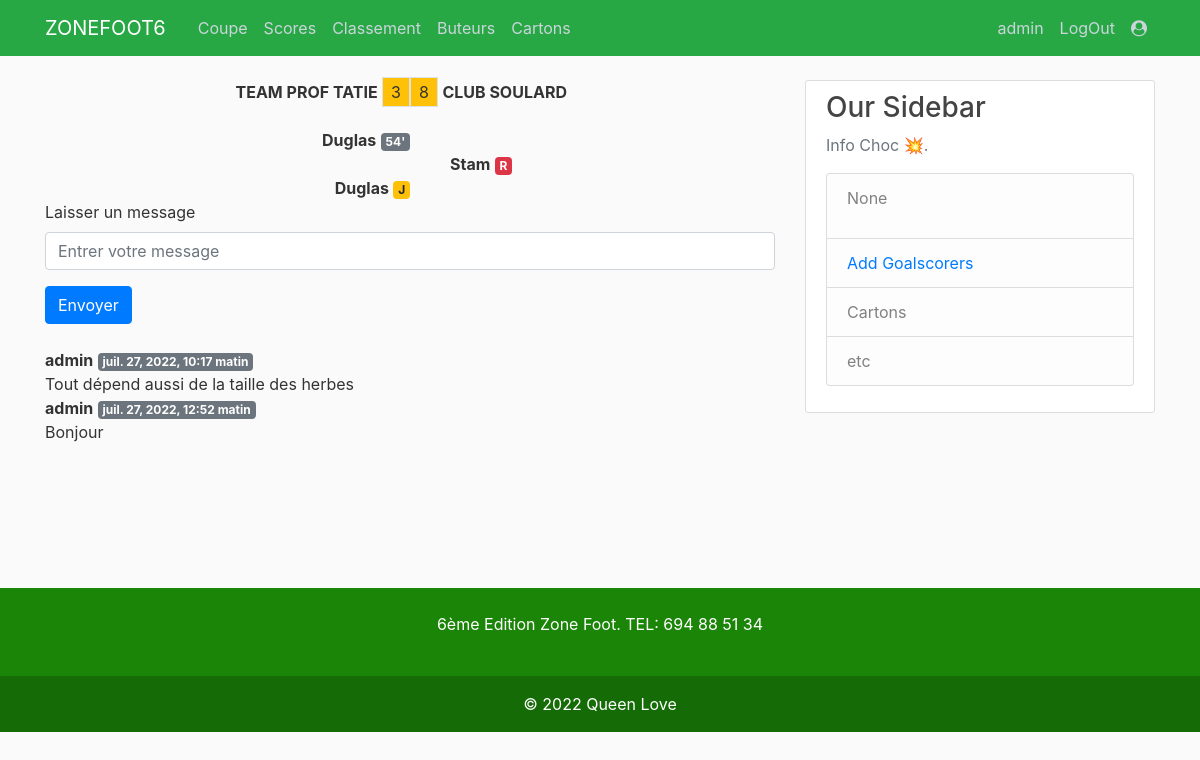
/fixture_detail/1/ (signed in), run on an earlier commit of the app's database.
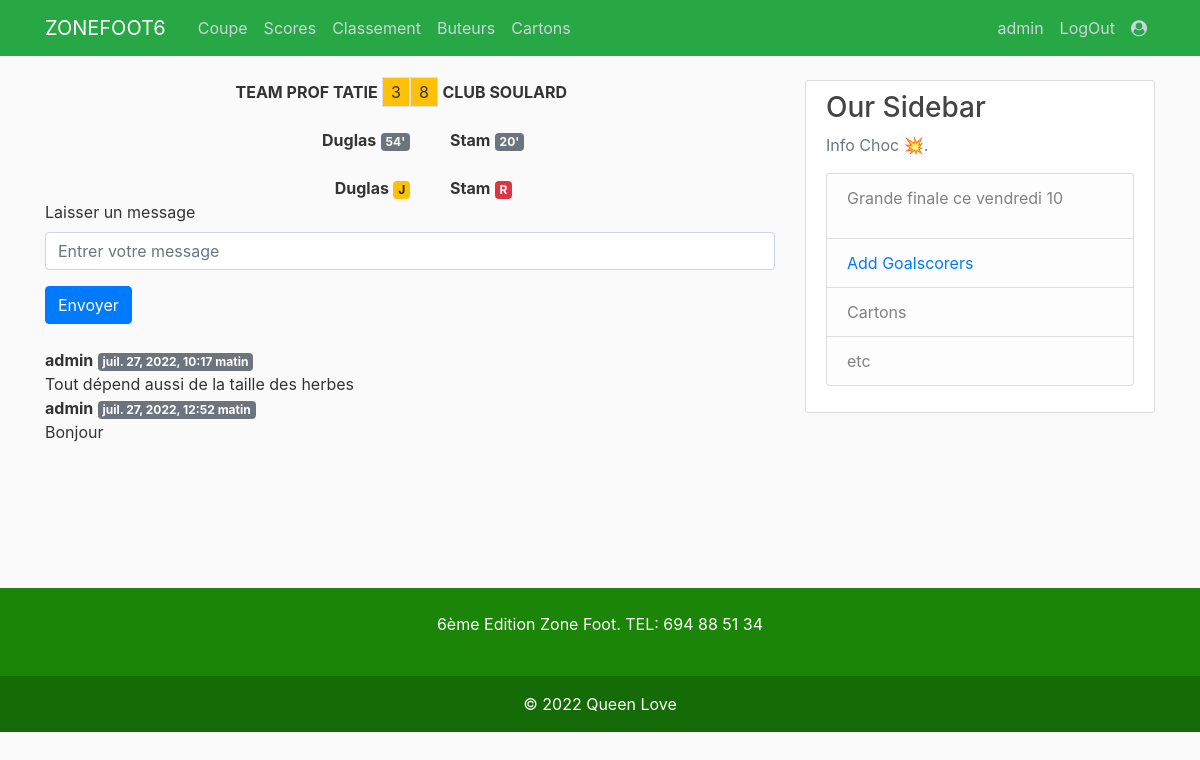
And on a later commit of the database.
### scores/models.py (models this page shows, shortened)
class But(models.Model):
    match = models.ForeignKey(Fixture, on_delete=models.CASCADE)
    player = models.ForeignKey(Player, on_delete=models.CASCADE)
    minute = models.PositiveIntegerField()
    created_at = models.DateTimeField(auto_now_add=True)
    updated = models.DateTimeField(auto_now=True)

class Player(models.Model):
    name = models.CharField(max_length=128, unique=True)
    team = models.ForeignKey(Team, on_delete=models.CASCADE)
    affiliation = models.PositiveIntegerField(default=0)
    created_at = models.DateTimeField(auto_now_add=True)
    updated = models.DateTimeField(auto_now=True)

class Carton(models.Model):
    match = models.ForeignKey(Fixture, on_delete=models.CASCADE)
    player = models.ForeignKey(Player, on_delete=models.CASCADE)
    date = models.DateTimeField()
    team = models.ForeignKey(Team, on_delete=models.CASCADE)
    type_carton = models.CharField(choices=TYPE_CARTON, max_length=7)
    paye = models.BooleanField(default=False)
    created_at = models.DateTimeField(auto_now_add=True)
    updated = models.DateTimeField(auto_now=True)

class Comment(models.Model):
    user = models.ForeignKey(User, on_delete=models.CASCADE)
    match = models.ForeignKey(Fixture, on_delete=models.CASCADE)
    text = models.TextField()
    created_at = models.DateTimeField(auto_now_add=True)
    updated = models.DateTimeField(auto_now=True)

class Info(models.Model):
    info = models.CharField(max_length=100)
    created_at = models.DateTimeField(auto_now_add=True)
    updated = models.DateTimeField(auto_now=True)
    def __str__(self):
        return self.info

### scores/views.py (the view)
# urls.py: path('fixture_detail/<int:id>/', views.fixture_detail, name='fixture_detail'),
@login_required
def fixture_detail(request, id):
    fixture = get_object_or_404(Fixture, pk=id)
    home_team = fixture.home_team
    away_team = fixture.away_team
    home_team_buts = But.objects.filter(match = fixture, player__team = home_team)
    away_team_buts = But.objects.filter(match = fixture, player__team = away_team)
    home_team_cartons = Carton.objects.filter(match = fixture, player__team = home_team)
    away_team_cartons = Carton.objects.filter(match = fixture, player__team = away_team)
    comments = Comment.objects.filter(match = fixture).order_by('-created_at')
    paginator = Paginator(comments, 20)
    page = request.GET.get('page', 1)
    comments = paginator.get_page(page)
    context={'home_team_buts': home_team_buts, 'away_team_buts': away_team_buts, 'away_team_cartons': away_team_cartons,
    'home_team_cartons':home_team_cartons, 'fixture': fixture, 'comments': comments}
    return render(request, 'fixture_detail.html', context)

### scores/context_processors.py (called while the page is built)
def infochoc(request):
    return {
        'info': Info.objects.last()
    }

### scores/models.py (called while the page is built)
    def __str__(self):
        return self.name

### scores/templates/fixture_detail.html (shortened to what this page needs)
{% extends 'base.html' %}
{% load static %}
{% block content %}
<main>
    <div id="fixturelist-container">
    <div class="fixture row">
        <div class="home col-6 text-right p-0">
            <span class="font-weight-bold">{{ fixture.home_team }}</span>
            <span class="border px-2 py-1 bg-warning">{{ fixture.home_goals }}</span>
            <br>
            <div>
                <br>
                <ul style="list-style: none;">
                    {% for b in home_team_buts %}
                    <li>
                        <span class="font-weight-bold">{{ b.player.name }}</span>
                        <span class="badge badge-secondary">{{ b.minute }}'</span>
                    </li>
                    {% endfor %}
                </ul>
            </div>
            <br>
            <div>
                <ul style="list-style: none;">
                    {% for c in home_team_cartons %}
                    <li>
                        <span class="font-weight-bold">{{ c.player.name }}</span>
                        {% if c.type_carton == 'JAUNE' %}
                        <span class="badge badge-warning">J</span>
                        {% else %}
                        <span class="badge badge-danger">R</span>
                        {% endif %}
                    </li>
                    {% endfor %}
                </ul>
            </div>
        </div>
        <div class="away col-6 text-left p-0">
            <span class="border px-2 py-1 bg-warning">{{ fixture.away_goals }}</span>
            <span class="font-weight-bold">{{ fixture.away_team }}</span>
            <br>
            <div>
                <br>
                <ul style="list-style: none;">
                    {% for b in away_team_buts %}
                    <li>
                        <span class="font-weight-bold">{{ b.player.name }}</span>
                        <span class="badge badge-secondary">{{ b.minute }}'</span>
                    </li>
                    {% endfor %}
                </ul>
            </div>
            <br>
            <div>
                <ul style="list-style: none;">
                    {% for c in away_team_cartons %}
                    <li>
                        <span class="font-weight-bold">{{ c.player.name }}</span>
                        {% if c.type_carton == 'JAUNE' %}
                        <span class="badge badge-warning">J</span>
                        {% else %}
                        <span class="badge badge-danger">R</span>
                        {% endif %}
                    </li>
                    {% endfor %}
                </ul>
            </div>
        </div>
    </div>
    <div class="row">
    <div class="col-sm-12">
        <form action="{% url 'addMessage' %}" method="post">
            <div class="form-group">
                <label>Laisser un message</label>
                <input type="text" name="comment" placeholder="Entrer votre message" class="form-control" required>
            </div>
            <button type="submit" class="btn btn-primary">Envoyer</button>
        </form>
        <br>
        <div>
            {% for comment in comments %}
            <div class="row mt-10">
                <div class="col-md-12">
                    <b>{{comment.user.username}}</b> <span class="badge badge-secondary">{{comment.created_at}}</span>
                    <div>{{ comment.text }}</div>
                </div>
            </div>
            {% endfor %}
        </div>
    </div>
    </div>
    </div>
    <br>
    <br>
</main>
{% endblock %}

### scores/templates/base.html (shortened to what this page needs)
{% load static %}
<!DOCTYPE html>
<html>
<head>
    <link rel="stylesheet" href="https://cdnjs.cloudflare.com/ajax/libs/font-awesome/4.7.0/css/font-awesome.min.css">
    <link rel="stylesheet" href="https://maxcdn.bootstrapcdn.com/bootstrap/4.0.0/css/bootstrap.min.css">
    <link href="https://cdn.jsdelivr.net/npm/select2@4.1.0-rc.0/dist/css/select2.min.css" rel="stylesheet" />
    <link rel="stylesheet" type="text/css" href="{% static 'style.css' %}">
</head>
<body>
	<header class="site-header">
	  <nav class="navbar navbar-expand-md navbar-dark bg-success fixed-top">
	    <div class="container">
	      <a class="navbar-brand mr-4" href="{% url 'index' %}">ZONEFOOT6</a>
	      <div class="collapse navbar-collapse" id="navbarToggle">
	        <div class="navbar-nav mr-auto">
	          <a class="nav-item nav-link" href="{% url 'coupe' %}">Coupe</a>
	          <a class="nav-item nav-link" href="{% url 'fixtures' %}">Scores</a>
	          <a class="nav-item nav-link" href="{% url 'classement' %}">Classement</a>
	          <a class="nav-item nav-link" href="{% url 'clsbuteurs' %}">Buteurs</a>
	          <a class="nav-item nav-link" href="{% url 'cards' %}">Cartons</a>
	        </div>
	        <div class="navbar-nav">
	             {% if user.is_authenticated %}
				<a class="nav-item nav-link" href="{% url 'profile' %}">{{ request.user.username }}</a>
				<a class="nav-item nav-link" href="{% url 'logout' %}">LogOut</a>
			  {% else %}
				<a class="nav-item nav-link" href="{% url 'login' %}">Login</a>
				<a class="nav-item nav-link" href="{% url 'inscription' %}">Register</a>
			  {% endif %}
			 {% if user.is_staff %}
			  <a class="nav-item nav-link" href="/admin/" target="_blank">
				  <i class="fa fa-user-circle" aria-hidden="true"></i></a>
				{% endif %}
	        </div>
	      </div>
	    </div>
	  </nav>
	</header>
	<main role="main" class="container">
	  <div class="row">
	    <div class="col-md-8">
	      {% block content %}{% endblock %}
	    </div>
	    <div class="col-md-4">
	      <div class="content-section">
	        <h3>Our Sidebar</h3>
	        <p class='text-muted'>Info Choc 💥.
	          <ul class="list-group">
	            <li class="list-group-item list-group-item-light">
	            	<p>{{ info }}</p>
	            </li>
	            <li class="list-group-item list-group-item-light">
	            	<a href="{% url 'goalscorers' %}">Add Goalscorers</a>
	            </li>
	            <li class="list-group-item list-group-item-light">Cartons</li>
	            <li class="list-group-item list-group-item-light">etc</li>
	          </ul>
	        </p>
	      </div>
	    </div>
	  </div>
	  <br>
	  <br>
	  <br>
	  <br>
	</main>
<section class="">
  <footer class="text-center text-white" style="background-color: #1A8507;">
    <div class="container p-4 pb-0">
      <section class="">
        <p class="d-flex justify-content-center align-items-center">
          <span class="me-3">6ème Edition Zone Foot. TEL: 694 88 51 34 </span>
        </p>
      </section>
    </div>
    <div class="text-center p-3" style="background-color: rgba(0, 0, 0, 0.2);">
      <a class="text-white" href="#">© 2022 Queen Love </a>
    </div>
  </footer>
</section>
</body>
</html>

What changed in the data, as far as the page shows it:
added But: player.name "Stam", minute "20"
added Info: info "Grande finale ce vendredi 10"
Also different on the page:
{{ info }}: "None" → (not shown)
